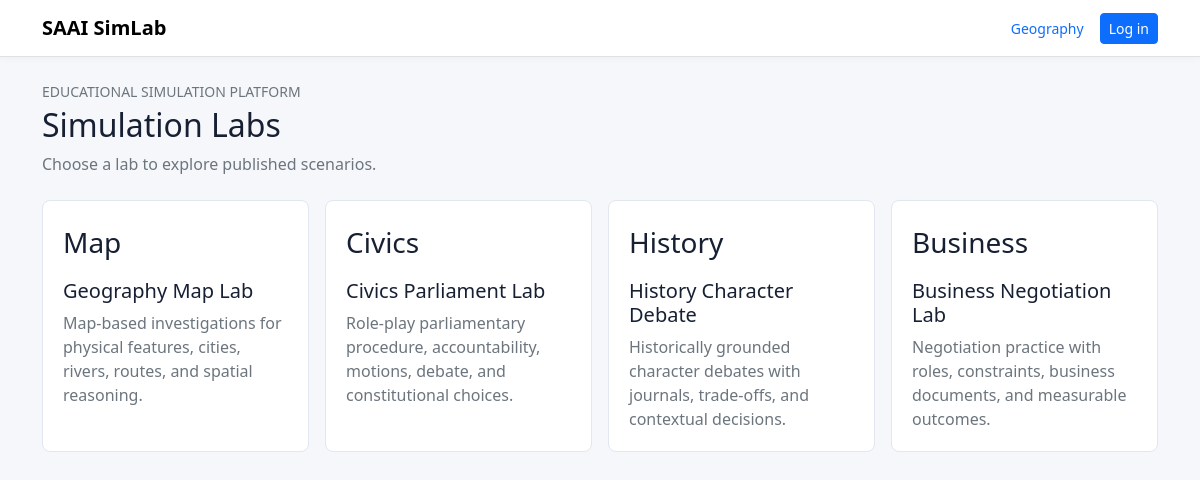
The page / on the database its author committed.
### simulations/models.py (models this page shows, shortened)
class TimestampedModel(models.Model):
    created_at = models.DateTimeField(auto_now_add=True)
    updated_at = models.DateTimeField(auto_now=True)
    class Meta:
        abstract = True

class SimulationType(TimestampedModel):
    name = models.CharField(max_length=120, unique=True)
    slug = models.SlugField(max_length=140, unique=True)
    description = models.TextField(blank=True)
    icon = models.CharField(max_length=64, blank=True)
    published = models.BooleanField(default=False)
    order = models.PositiveIntegerField(default=0)
    configuration = models.JSONField(default=dict, blank=True)
    class Meta:
        ordering = ['order', 'name']
    def get_absolute_url(self):
        return reverse('scenario_list', kwargs={'simulation_type_slug': self.slug})

### simulations/views.py (the view)
# urls.py: path('', views.dashboard, name='dashboard'),
def dashboard(request):
    simulation_types = SimulationType.objects.filter(published=True).order_by('order', 'name')
    return render(request, 'simulations/dashboard.html', {'simulation_types': simulation_types})

### templates/simulations/dashboard.html (shortened to what this page needs)
{% extends "base.html" %}
{% block content %}
  <div class="mb-4">
    <p class="text-uppercase text-secondary small mb-1">Educational simulation platform</p>
    <h1 class="h2 mb-2">Simulation Labs</h1>
    <p class="text-secondary mb-0">Choose a lab to explore published scenarios.</p>
  </div>
  <div class="row g-3">
    {% for simulation_type in simulation_types %}
      <div class="col-md-6 col-xl-3">
        <a class="lab-card d-block h-100" href="{{ simulation_type.get_absolute_url }}">
          <div class="fs-3 mb-3">{{ simulation_type.icon|default:"Lab" }}</div>
          <h2 class="h5">{{ simulation_type.name }}</h2>
          <p class="text-secondary mb-0">{{ simulation_type.description }}</p>
        </a>
      </div>
    {% empty %}
      <div class="col-12">
        <div class="empty-panel">No published simulation types yet. Load seed data or publish items in admin.</div>
      </div>
    {% endfor %}
  </div>
{% endblock %}

### static/css/site.css (style rules this page uses)
body { background: #f6f7fb; color: #172033; }
.lab-card, .side-panel, .auth-panel, .empty-panel { background: #ffffff; border: 1px solid #e2e6ef; border-radius: 8px; padding: 1.25rem; }
.lab-card { color: inherit; text-decoration: none; transition: border-color 160ms ease, transform 160ms ease; }

### rows shown on the page
SimulationType: icon "Map", name "Geography Map Lab", description "Map-based investigations for physical features, cities, rivers, routes, and spatial reasoning."
SimulationType: icon "Civics", name "Civics Parliament Lab", description "Role-play parliamentary procedure, accountability, motions, debate, and constitutional choices."
SimulationType: icon "History", name "History Character Debate", description "Historically grounded character debates with journals, trade-offs, and contextual decisions."
SimulationType: icon "Business", name "Business Negotiation Lab", description "Negotiation practice with roles, constraints, business documents, and measurable outcomes."
